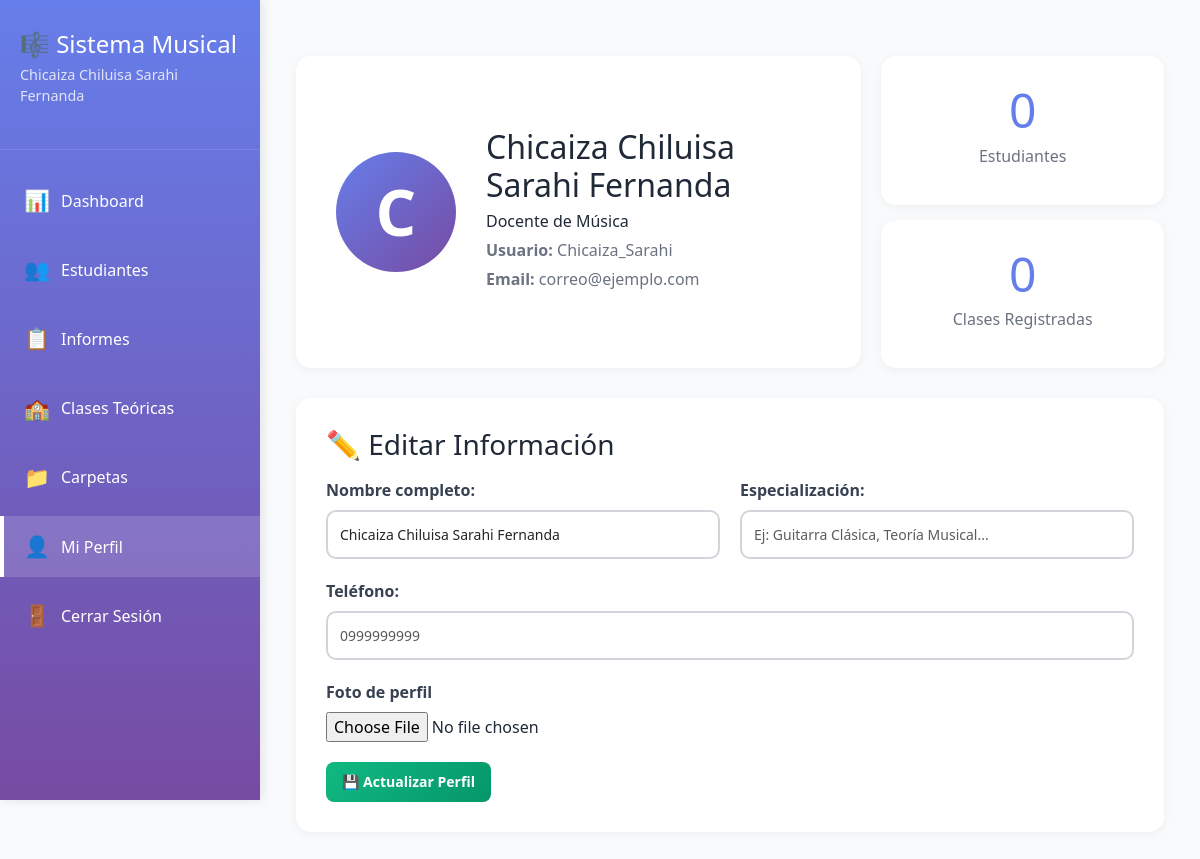
/teachers/profile/ (signed in), run on the app's committed database.
### teachers/models.py (models this page shows, shortened)
class Teacher(models.Model):
    user = models.OneToOneField(User, on_delete=models.CASCADE, related_name='teacher_profile')
    full_name = models.CharField(max_length=200, verbose_name="Nombre completo")
    specialization = models.CharField(max_length=100, blank=True, verbose_name="Especialización")
    phone = models.CharField(max_length=20, blank=True, verbose_name="Teléfono")
    photo = models.ImageField(upload_to='profiles/teachers/', blank=True, null=True, verbose_name="Foto de perfil")
    created_at = models.DateTimeField(auto_now_add=True)
    class Meta:
        verbose_name = "Docente"
        verbose_name_plural = "Docentes"
        ordering = ['full_name']
    def get_total_students(self):
        return self.students.count()
    def get_total_classes(self):
        from classes.models import Activity
        return Activity.objects.filter(student__teacher=self).count()

### teachers/views.py (the view)
# urls.py: path('profile/', views.profile_view, name='profile'),
@teacher_required
def profile_view(request):
    teacher = request.user.teacher_profile
    if request.method == 'POST':
        form = TeacherProfileForm(request.POST, request.FILES, instance=teacher)
        if form.is_valid():
            form.save()
            messages.success(request, 'Perfil actualizado')
            return redirect('teachers:profile')
    else:
        form = TeacherProfileForm(instance=teacher)
    return render(request, 'teachers/profile.html', {
        'form': form,
        'teacher': teacher,
    })

### classes/forms.py
class TeacherProfileForm(forms.ModelForm):
    class Meta:
        model = Teacher
        fields = ['full_name', 'specialization', 'phone', 'photo']
        widgets = {
            'full_name': forms.TextInput(attrs={
                'class': 'form-control',
                'placeholder': 'Nombre completo'
            }),
            'specialization': forms.TextInput(attrs={
                'class': 'form-control',
                'placeholder': 'Ej: Guitarra Clásica, Teoría Musical...'
            }),
            'phone': forms.TextInput(attrs={
                'class': 'form-control',
                'placeholder': '0999999999'
            }),
        }

### teachers/templates/teachers/profile.html (shortened to what this page needs)
{% extends 'teachers/base.html' %}
{% block content %}
<div class="profile-container">
    <div class="profile-card">
        <div class="profile-avatar-large" style="overflow: hidden;">
            {% if teacher.photo %}
                <img src="{{ teacher.photo.url }}" alt="Foto" style="width:100%; height:100%; object-fit: cover;">
            {% else %}
                <span>{{ request.user.first_name.0|default:request.user.username.0 }}</span>
            {% endif %}
        </div>
        <div class="profile-info">
            <h2>{{ teacher.full_name }}</h2>
            <p>{{ teacher.specialization|default:"Docente de Música" }}</p>
            <p style="color: #6B7280; margin-top: 5px;">
                <strong>Usuario:</strong> {{ request.user.username }}
            </p>
            <p style="color: #6B7280;">
                <strong>Email:</strong> {{ request.user.email }}
            </p>
        </div>
    </div>
    <div class="profile-stats">
        <div class="stat-box">
            <h3>{{ teacher.get_total_students }}</h3>
            <p>Estudiantes</p>
        </div>
        <div class="stat-box">
            <h3>{{ teacher.get_total_classes }}</h3>
            <p>Clases Registradas</p>
        </div>
    </div>
</div>
<div class="edit-profile-section mt-20">
    <h3>✏️ Editar Información</h3>
    <form method="post" enctype="multipart/form-data">
        <div class="form-row">
            <div class="form-group">
                {{ form.full_name.label_tag }}
                {{ form.full_name }}
            </div>
            <div class="form-group">
                {{ form.specialization.label_tag }}
                {{ form.specialization }}
            </div>
        </div>
        <div class="form-group">
            {{ form.phone.label_tag }}
            {{ form.phone }}
        </div>
        <div class="form-group">
            <label>Foto de perfil</label>
            {{ form.photo }}
        </div>
        <button type="submit" class="btn btn-primary">💾 Actualizar Perfil</button>
    </form>
</div>
{% endblock %}

### teachers/templates/teachers/base.html (shortened to what this page needs)
{% load static %}
<!DOCTYPE html>
<html lang="es">
<head>
    <link href="https://cdn.jsdelivr.net/npm/bootstrap@5.3.3/dist/css/bootstrap.min.css" rel="stylesheet">
    <link rel="stylesheet" href="{% static 'css/app.css' %}">
    <link rel="stylesheet" href="{% static 'teachers/css/style.css' %}">
</head>
<body>
    {% if user.is_authenticated and user.teacher_profile %}
    <div class="dashboard-container">
        <aside class="sidebar">
            <div class="sidebar-header">
                <h2>🎼 Sistema Musical</h2>
                <p>{{ request.user.teacher_profile.full_name }}</p>
            </div>
            <nav class="sidebar-nav">
<a href="{% url 'teachers:teacher_dashboard' %}" class="nav-item {% if request.resolver_match.url_name == 'teacher_dashboard' %}active{% endif %}">
                    <span class="icon">📊</span>
                    <span>Dashboard</span>
                </a>
                <a href="{% url 'teachers:estudiantes' %}" class="nav-item {% if request.resolver_match.url_name == 'estudiantes' %}active{% endif %}">
                    <span class="icon">👥</span>
                    <span>Estudiantes</span>
                </a>
                <a href="{% url 'teachers:informes' %}" class="nav-item {% if request.resolver_match.url_name == 'informes' %}active{% endif %}">
                    <span class="icon">📋</span>
                    <span>Informes</span>
                </a>
                <a href="{% url 'teachers:clases_teoricas' %}" class="nav-item {% if request.resolver_match.url_name == 'clases_teoricas' %}active{% endif %}">
                    <span class="icon">🏫</span>
                    <span>Clases Teóricas</span>
                </a>
                <a href="{% url 'teachers:carpetas' %}" class="nav-item {% if request.resolver_match.url_name == 'carpetas' %}active{% endif %}">
                    <span class="icon">📁</span>
                    <span>Carpetas</span>
                </a>
                <a href="{% url 'teachers:profile' %}" class="nav-item {% if request.resolver_match.url_name == 'profile' %}active{% endif %}">
                    <span class="icon">👤</span>
                    <span>Mi Perfil</span>
                </a>
<a href="{% url 'users:logout' %}" class="nav-item">
                    <span class="icon">🚪</span>
                    <span>Cerrar Sesión</span>
                </a>
            </nav>
        </aside>
        <main class="main-content">
            <div class="container-fluid py-4">
                {% block content %}
                {% endblock %}
            </div>
        </main>
    </div>
    {% else %}
    <div style="padding: 2rem; text-align: center;">
        <h1>Acceso Denegado</h1>
        <p>Debes iniciar sesión como docente para acceder a esta página.</p>
        <a href="{% url 'users:login' %}" class="btn btn-primary">Iniciar Sesión</a>
    </div>
    {% endif %}
</body>
</html>

### static/css/app.css (style rules this page uses)
:root { --space-1: 0.25rem; --space-2: 0.5rem; --space-3: 0.75rem; --space-4: 1rem; --space-5: 1.5rem; --space-6: 2rem; --radius: 10px; --shadow-sm: 0 2px 8px rgba(0,0,0,.06); --shadow: 0 6px 24px rgba(0,0,0,.08); }
.main-content { padding: var(--space-6) var(--space-5); }
h1,h2,h3 { margin: 0 0 var(--space-4) 0; }
p { margin-bottom: var(--space-3); }
.form-group { margin-bottom: var(--space-4); }
.form-row { display: grid; gap: var(--space-4); }
.btn, .btn-primary, .btn-secondary, .btn-orange, .btn-view { border-radius: 8px !important; padding: 0.6rem 1rem !important; }
.sidebar .nav-item { margin-bottom: var(--space-2); }
.py-4 { padding-top: var(--space-5); padding-bottom: var(--space-5); }

### teachers/static/teachers/css/style.css (style rules this page uses)
* { margin: 0; padding: 0; box-sizing: border-box; }
:root { --primary-color: #667eea; --primary-dark: #5568d3; --secondary-color: #764ba2; --success-color: #10B981; --danger-color: #EF4444; --warning-color: #F59E0B; --info-color: #3B82F6; --gray-50: #F9FAFB; --gray-100: #F3F4F6; --gray-200: #E5E7EB; --gray-300: #D1D5DB; --gray-600: #6B7280; --gray-700: #374151; --gray-900: #1F2937; --sidebar-width: 260px; }
body { font-family: 'Segoe UI', Tahoma, Geneva, Verdana, sans-serif; background: var(--gray-50); color: var(--gray-900); }
.sidebar { width: var(--sidebar-width); background: linear-gradient(180deg, var(--primary-color) 0%, var(--secondary-color) 100%); color: white; position: fixed; height: 100vh; overflow-y: auto; box-shadow: 2px 0 10px rgba(0,0,0,0.1); z-index: 1000; }
.sidebar-header { padding: 30px 20px; border-bottom: 1px solid rgba(255,255,255,0.1); }
.sidebar-header h2 { font-size: 1.5em; margin-bottom: 5px; }
.sidebar-header p { font-size: 0.9em; opacity: 0.8; }
.sidebar-nav { padding: 20px 0; }
.nav-item { display: flex; align-items: center; padding: 15px 20px; color: white; text-decoration: none; transition: all 0.3s; border-left: 4px solid transparent; }
.nav-item.active { background: rgba(255,255,255,0.15); border-left-color: white; }
.nav-item .icon { font-size: 1.3em; margin-right: 12px; width: 25px; text-align: center; }
.main-content { flex: 1; margin-left: var(--sidebar-width); display: flex; flex-direction: column; }
.form-group { margin-bottom: 20px; }
.form-group label { display: block; font-weight: bold; margin-bottom: 8px; color: var(--gray-700); }
.form-control { width: 100%; padding: 12px; border: 2px solid var(--gray-300); border-radius: 10px; font-size: 14px; transition: border 0.3s; }
.form-row { display: grid; grid-template-columns: 1fr 1fr; gap: 20px; }
.btn { padding: 12px 25px; border: none; border-radius: 10px; font-size: 14px; font-weight: bold; cursor: pointer; transition: all 0.3s; display: inline-flex; align-items: center; gap: 8px; text-decoration: none; }
.btn-primary { background: linear-gradient(135deg, var(--success-color) 0%, #059669 100%); color: white; }
.mt-20 { margin-top: 20px; }

### teachers/templates/teachers/profile.html (style rules this page uses)
.profile-container { display: grid; grid-template-columns: 2fr 1fr; gap: 20px; margin-bottom: 30px; }
.profile-card { background: white; padding: 40px; border-radius: 15px; box-shadow: 0 2px 10px rgba(0,0,0,0.05); display: flex; align-items: center; gap: 30px; }
.profile-avatar-large { width: 120px; height: 120px; border-radius: 50%; background: linear-gradient(135deg, #667eea 0%, #764ba2 100%); display: flex; align-items: center; justify-content: center; color: white; font-size: 4em; font-weight: bold; flex-shrink: 0; }
.profile-info h2 { font-size: 2em; margin-bottom: 5px; }
.profile-info p { margin: 5px 0; }
.profile-stats { display: flex; flex-direction: column; gap: 15px; }
.stat-box { background: white; padding: 25px; border-radius: 15px; box-shadow: 0 2px 10px rgba(0,0,0,0.05); text-align: center; }
.stat-box h3 { font-size: 3em; color: #667eea; margin-bottom: 5px; }
.stat-box p { color: #6B7280; }
.edit-profile-section { background: white; padding: 30px; border-radius: 15px; box-shadow: 0 2px 10px rgba(0,0,0,0.05); }

### data on the page
Teacher: full_name "Chicaiza Chiluisa Sarahi Fernanda", specialization "Docente de Música", get_total_students "0", get_total_classes "0"

### other printed values
{{ request.user.teacher_profile.full_name }} "Chicaiza Chiluisa Sarahi Fernanda"
{{ request.user.first_name.0|default:request.user.username.0 }} "C"
{{ request.user.username }} "Chicaiza_Sarahi"
{{ request.user.email }} "correo@ejemplo.com"
